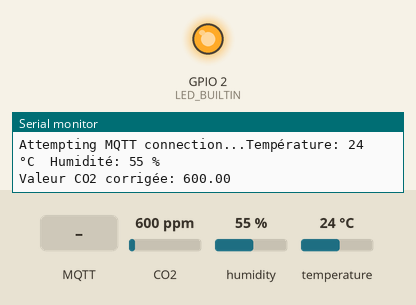
This sketch was run on a simulated ESP8266 (NodeMCU). Shown: output pins drawn as LEDs (lit = HIGH, except the on-board LED, lit = LOW), the last lines printed to the serial monitor. The test bench sets the inputs (shaded band); at power-on: CO2 600 ppm, humidity 55 %, temperature 24 °C. WiFi joins after 1.5 s; servers stay silent unless stated; the local clock reads 2024-03-15 10:24:30 at power-on unless the sketch sets it; random numbers use the default seed unless the sketch sets one; no MQTT or app messages arrive unless stated.

Above: at 2.7 s.
2.8 s: MQTT message "false" arrives on the first subscribed topic
At 3.7 s:
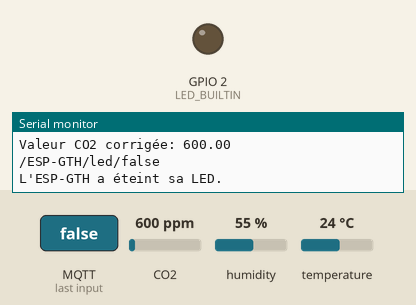
4.4 s: MQTT message "true" arrives on the first subscribed topic
At 5.0 s:
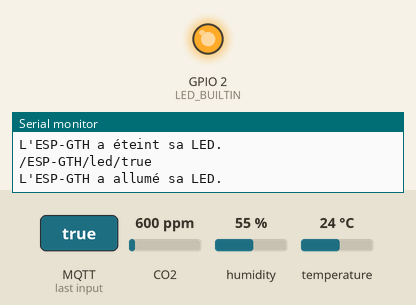
Timing chart, 0 to 7.4 s (numbered marks = the images above; inputs shaded):
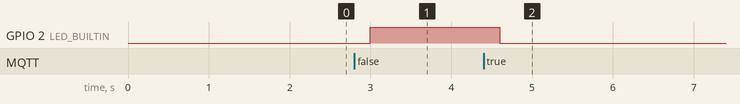

Measured:
- after the input at 2.8 s, GPIO 2 (LED_BUILTIN): LOW → HIGH after 0.20 s
- after the input at 4.4 s, GPIO 2 (LED_BUILTIN): HIGH → LOW after 0.20 s

The sketch:

mqtt-gth-sensor.ino
```cpp
static const char ca_cert[] PROGMEM = R"EOF(
-----BEGIN CERTIFICATE-----
MIIDXzCCAkegAwIBAgIUUqVmTigzEdD+eM3cbSmzJSAjDVYwDQYJKoZIhvcNAQEL
BQAwPzELMAkGA1UEBhMCRlIxDDAKBgNVBAgMA0JGQzEUMBIGA1UEBwwLTW9udGJl
bGlhcmQxDDAKBgNVBAoMA0lVVDAeFw0yNDA0MDIwODUwNTBaFw0yOTA0MDIwODUw
NTBaMD8xCzAJBgNVBAYTAkZSMQwwCgYDVQQIDANCRkMxFDASBgNVBAcMC01vbnRi
ZWxpYXJkMQwwCgYDVQQKDANJVVQwggEiMA0GCSqGSIb3DQEBAQUAA4IBDwAwggEK
AoIBAQCyB9umJs1hPCWJ3ARI2XN8R+dBYuLK8HPV+NRTt9AtOMh98GOddvc7OQFK
lHYERBRksKotzLvV9PPMKsqP+1cfyOUSAj/yPVgIJoBkCIsT5yfWtYlX2ZpIp11G
MwaGvG2j8ws28IZXwfMyGwYQ1eMT9pFY3ukcKAC/nLs9/sk5ja9LXLUaaKQVJD9r
elBaqLAEFFE8bmJi9gQNqXGnO5w2e8veemP7d1Sgv3qyjNM+aJRhq8Kq+1GlM4Hs
Hgt/4tCJdaaWfkv9IoJy9HbKOlg3kNB2MGab2CZCR0dMRuWeFOtgKW6dAvRx8E/h
M40oNqe1ZbZARwOeQHZckKPzF9sxAgMBAAGjUzBRMB0GA1UdDgQWBBR5BM1A0mzb
M4ZYXX76by6HHoN9CjAfBgNVHSMEGDAWgBR5BM1A0mzbM4ZYXX76by6HHoN9CjAP
BgNVHRMBAf8EBTADAQH/MA0GCSqGSIb3DQEBCwUAA4IBAQAUMXELqYKkawUiPwrU
DafNbBnggWUGAuU4oiQe8dAGk6/usLq5hx64E4SU3jECRLiK2ifzE2wlEMBeVv2e
QGZIeL6k7JTDFuS+fTvokD3SQVn5qy0VhalqQF3dmtvg7m+c6I50ZMVEBsXdniMB
tA3XTyJeSaGWGtN2SMhIYrhJjpx/NcsLDqfh07B9txKJaKtfMiMlGI5Z/3PQ/7gr
ohxPIjHvomi03C/YA7PP1CuZdzerT9z6WReXtRcG40ddsspKg6MqnxeybtP+qoT2
POZe/GCOAGGsJS6MpLYmsM3XzG3kEJggJrpAQWUvl59b9m9G1ePJ+FfE/oHyb4PE
H6gS
-----END CERTIFICATE-----
)EOF";

// Inclusion des bibliothèques nécessaires
#include <ESP8266WiFi.h>
#include <PubSubClient.h>
#include <MQ135.h>
#include <DHT11.h>

// Déclaration des constantes pour les broches et les paramètres du capteur DHT11
#define DHTPIN 4 // Broche du capteur DHT11 (GPIO2 ou D4 pour ESP8266)
const int ANALOG_PIN = A0; // Broche analogique à laquelle le capteur MQ135 est connecté

// Création d'instances des capteurs
MQ135 gasSensor = MQ135(ANALOG_PIN);
DHT11 dht11(DHTPIN);

// Paramètres de connexion WiFi
const char* ssid = "GRP-1-IOM"; // SSID du réseau WiFi
const char* password = "Porygon-Z#1"; // Mot de passe du réseau WiFi
const char* mqtt_server = "192.168.1.50"; // Adresse IP du serveur MQTT
const char* MqttUser = "GRP-1-IOM"; // Nom d'utilisateur MQTT
const char* MqttPass = "Porygon-Z#1"; // Mot de passe MQTT

// Définition des topics MQTT pour chaque type de données
const char* mqtt_topic_temp = "/Sensor/Temperature/"; // Topic pour la température
const char* mqtt_topic_humid = "/Sensor/Humidity/"; // Topic pour l'humidité
const char* mqtt_topic_gas = "/Sensor/Gas/"; // Topic pour le CO2
const char* ESPName = "ESP-GTH";

// Déclaration des clients MQTT et WiFi
BearSSL::WiFiClientSecure espClient; // Client WiFi sécurisé
PubSubClient client(espClient); // Client MQTT

// Déclaration de variables pour la gestion des messages
unsigned long lastMsg = 0;
#define MSG_BUFFER_SIZE	(50)
char msg[MSG_BUFFER_SIZE];
int value = 0;

// Fonction de configuration de l'horloge pour la validation X.509
void setClock() {
  // Configuration de la synchronisation NTP
  configTime(3 * 3600, 0, "pool.ntp.org", "time.nist.gov");

  Serial.print("Waiting for NTP time sync: ");
  // Attente de la synchronisation NTP
  time_t now = time(nullptr);
  while (now < 8 * 3600 * 2) {
    delay(500);
    Serial.print(".");
    now = time(nullptr);
  }
  Serial.println("");
  // Affichage de l'heure actuelle
  struct tm timeinfo;
  gmtime_r(&now, &timeinfo);
  Serial.print("Current time: ");
  Serial.print(asctime(&timeinfo));
}

// Fonction de configuration du réseau WiFi
void setup_wifi() {
  // Attente pour la connexion au réseau WiFi
  delay(10);
  Serial.println();
  Serial.print("Connecting to ");
  Serial.println(ssid);

  // Connexion au réseau WiFi
  WiFi.mode(WIFI_STA);
  WiFi.begin(ssid, password);

  // Attente de la connexion
  while (WiFi.status() != WL_CONNECTED) {
    delay(500);
    Serial.print(".");
  }

  // Initialisation du générateur de nombres aléatoires
  randomSeed(micros());

  Serial.println("");
  Serial.println("WiFi connected");
  Serial.println("IP address: ");
  Serial.println(WiFi.localIP());
}

// Fonction de réception des messages MQTT
void onMqttMessage(char* topic, byte* payload, unsigned int length) {
  //Serial.print("Message reçu [");
  Serial.print(topic);
  //Serial.print("] ");

  // Convertir le payload en une chaîne de caractères
  String payloadStr = "";
  for (int i = 0; i < length; i++) {
    payloadStr += (char)payload[i];
  }
  Serial.println(payloadStr);

  // Comparer la chaîne de caractères du payload avec "true" ou "false"
  if(payloadStr == "true"){
    // Allumer la LED
    digitalWrite(LED_BUILTIN, LOW);
    Serial.print("L'");
    Serial.print(ESPName);
    Serial.println(" a allumé sa LED.");
  } else if(payloadStr == "false"){
    // Eteindre la LED
    digitalWrite(LED_BUILTIN, HIGH);
    Serial.print("L'");
    Serial.print(ESPName);
    Serial.println(" a éteint sa LED.");
  }
}

// Fonction de reconnexion au broker MQTT
void reconnect() {
  char err_buf[256];

  // Tentative de reconnexion
  while (!client.connected()) {
    Serial.print("Attempting MQTT connection...");
    // Génération d'un ID client aléatoire
    String clientId = "ESP8266Client-";
    clientId += String(random(0xffff), HEX);
    // Tentative de connexion
    if (client.connect(clientId.c_str(), MqttUser, MqttPass)) {
      char SubTopic[50];
      sprintf(SubTopic, "/%s/led/", ESPName);
      client.subscribe(SubTopic);
    } else {
      Serial.print("failed, rc=");
      Serial.println(client.state());
      // Affichage des erreurs SSL
      espClient.getLastSSLError(err_buf, sizeof(err_buf));
      Serial.print("SSL error: ");
      Serial.println(err_buf);
      Serial.println(" try again in 5 seconds");
      // Attente avant nouvelle tentative
      delay(5000);
    }
  }
}

// Fonction d'initialisation du système
void setup() {
  // Initialisation de la communication série
  Serial.begin(115200);
  // Création d'une liste de certificats pour le client SSL
  BearSSL::X509List *serverTrustedCA = new BearSSL::X509List(ca_cert);
  espClient.setTrustAnchors(serverTrustedCA);
  espClient.setInsecure();
  // Configuration du réseau WiFi
  setup_wifi();
  // Configuration de l'horloge pour la validation X.509
  setClock();
  // Configuration du client MQTT
  client.setServer(mqtt_server, 8883);
  client.setCallback(onMqttMessage);

  // Configuration de la led interne
  pinMode(LED_BUILTIN, OUTPUT);
}

// Fonction principale, exécutée en boucle
void loop() {
  // Vérification de la connexion MQTT
  if (!client.connected()) {
    reconnect();
  }
  delay(100);
  client.loop();
  // Lecture de la température et de l'humidité
  int temperature = 0;
  int humidity = 0;
  int result = dht11.readTemperatureHumidity(temperature, humidity);

  // Vérification de la lecture du capteur DHT11
  if (result == 0) {
    // Affichage des valeurs sur le moniteur série
    Serial.print("Température: ");
    Serial.print(temperature);
    Serial.print(" °C\tHumidité: ");
    Serial.print(humidity);
    Serial.println(" %");

    // Publication des valeurs de température et d'humidité sur MQTT
    client.loop();
    client.publish(mqtt_topic_temp, String(temperature).c_str());
    client.loop();
    client.publish(mqtt_topic_humid, String(humidity).c_str());
  } else {
    // Affichage du message d'erreur
    Serial.println(DHT11::getErrorString(result));
  }

  // Lecture de la valeur corrigée de CO2
  float ppm = gasSensor.getCorrectedPPM(temperature, humidity);

  // Affichage de la valeur sur le moniteur série
  Serial.print("Valeur CO2 corrigée: ");
  Serial.println(ppm);

  // Publication de la valeur de CO2 sur MQTT
  client.loop();
  client.publish(mqtt_topic_gas, String(ppm).c_str());

  // Pause avant la prochaine lecture
  // 1 minute
  for(int i =0; i < 300; i++){
    delay(200);
    client.loop();
  }
}
```
